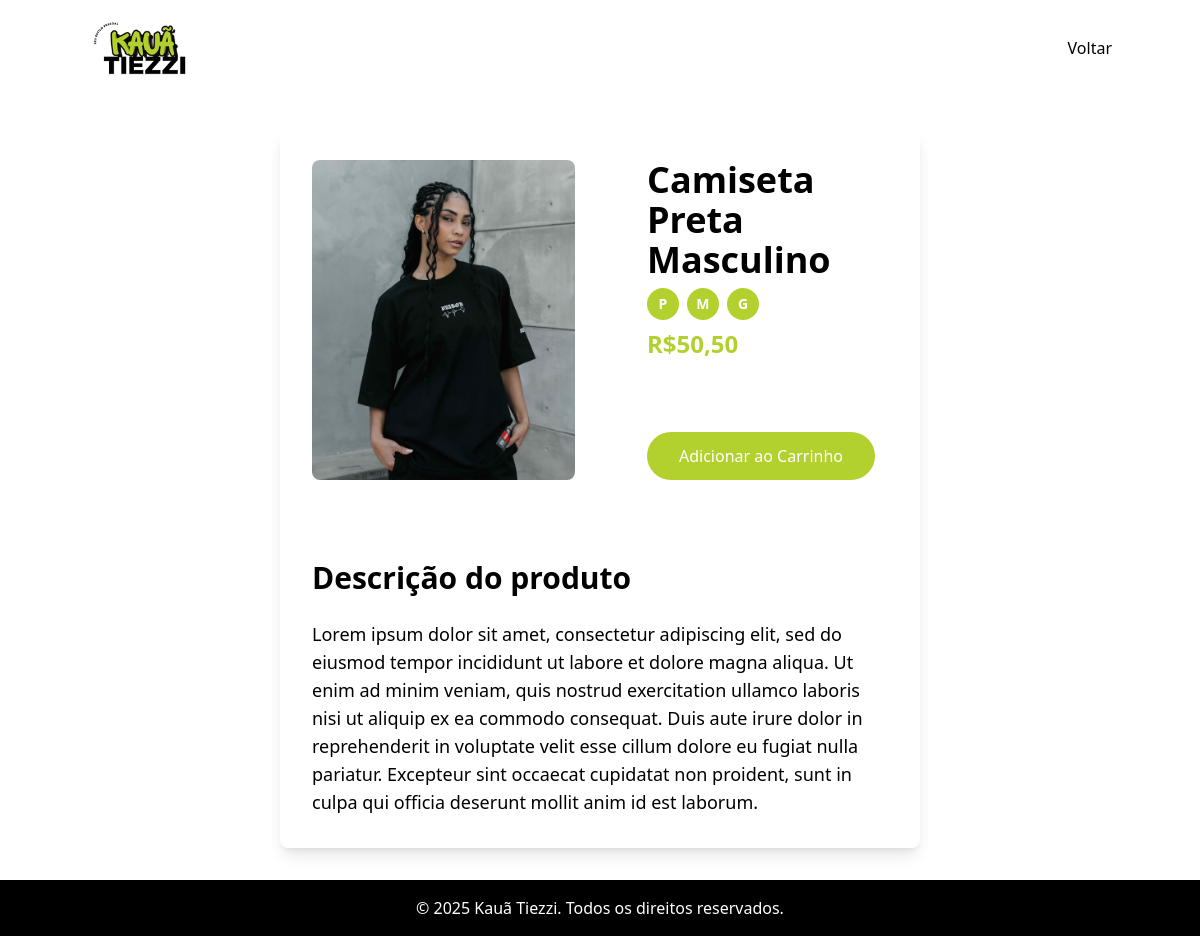
The app's page /produto/2 with its own data.
### tables this page shows
CREATE TABLE "produtos" (
    id INTEGER PRIMARY KEY AUTOINCREMENT,
    nome TEXT NOT NULL,
    descricao TEXT,
    preco REAL,
    imagem TEXT,
    tamanhos TEXT,
    categoria_id INTEGER,
    FOREIGN KEY (categoria_id) REFERENCES categorias(id)
);

### app.py (the view)
@app.route('/produto/<int:id>')
def detalhe_produto(id):
    conn = sqlite3.connect('store.db')
    conn.row_factory = sqlite3.Row  # Isso permite acessar as colunas por nome
    c = conn.cursor()
    c.execute('SELECT * FROM produtos WHERE id = ?', (id,))
    produto = c.fetchone()
    conn.close()
    if produto:
        return render_template('detalhe-produto.html', produto=produto)
    else:
        return "Produto não encontrado", 404

### templates/detalhe-produto.html (shortened to what this page needs)
<!DOCTYPE html>
<html lang="en">
  <head>
    <script src="https://cdn.tailwindcss.com"></script>
    <link
      href="https://cdn.jsdelivr.net/npm/flyonui@1.3.0/dist/full.min.css"
      rel="stylesheet"
    />
    <link
      href="https://cdn.jsdelivr.net/npm/flowbite@2.5.2/dist/flowbite.min.css"
      rel="stylesheet"
    />
  </head>
  <body class="bg-lightGray min-h-screen flex flex-col">
    <nav class="bg-lightGray p-4 text-white">
      <div class="container mx-auto flex justify-between items-center">
        <a href="/" class="text-xl font-bold flex items-center">
          <img
            src="{{ url_for('static', filename='img/logo.png') }}"
            alt="Online Store Logo"
            class="h-16"
          />
        </a>
        <div class="flex space-x-8">
          <a
            href="/"
            class="text-black hover:text-verde transition ease-in-out delay-80"
            >Voltar</a
          >
        </div>
      </div>
    </nav>
    <div class="container mx-auto p-8 flex justify-center flex-grow">
      <div
        class="bg-white p-8 rounded-lg shadow-lg w-full md:w-3/4 lg:w-2/3 flex flex-col gap-12"
      >
        <div class="flex flex-col md:flex-row gap-12">
          <div class="md:w-1/2 flex justify-start mb-8 md:mb-0">
            <img
              src="{{ url_for('static', filename='produtos/' + produto['imagem']) }}"
              alt="{{ produto['nome'] }}"
              class="w-full h-80 object-cover rounded-lg"
            />
          </div>
          <div class="md:w-1/2 md:pl-6 flex flex-col justify-between">
            <h2 class="text-4xl font-semibold text-black">
              {{ produto['nome'] }}
            </h2>
            {% if produto.tamanhos %}
            <div class="flex gap-2">
              {% for tamanho in produto.tamanhos.split(',') %}
              <span
                class="w-8 h-8 flex items-center justify-center rounded-full bg-verde text-white font-bold text-sm"
              >
                {{ tamanho.strip() }}
              </span>
              {% endfor %}
            </div>
            {% endif %}
            <p class="text-2xl font-semibold text-verde mb-8">
              R${{ "%.2f"|format(produto['preco']) | replace('.', ',') }}
            </p>
            <form action="/adicionar-carrinho" method="POST">
              <button
                type="submit"
                class="bg-verde text-white py-3 px-8 rounded-full hover:bg-black transition duration-300 mt-8"
              >
                Adicionar ao Carrinho
              </button>
            </form>
          </div>
        </div>
        <div class="mt-8 flex-grow">
          <h3 class="text-3xl font-semibold text-black mb-6">
            Descrição do produto
          </h3>
          <p class="text-lg text-black">{{ produto['descricao'] }}</p>
        </div>
      </div>
    </div>
    <footer class="bg-black text-white text-center py-4 w-full mt-auto">
      <p>&copy; 2025 Kauã Tiezzi. Todos os direitos reservados.</p>
    </footer>
  </body>
</html>

### templates/detalhe-produto.html (style rules this page uses)
html, body { height: 100%; }
.container { flex-grow: 1; }

### records on screen
produtos: imagem (picture), nome "Camiseta Preta Masculino", preco "50,50", descricao "Lorem ipsum dolor sit amet, consectetur adipiscing elit, sed do eiusmod tempor incididunt ut labore et dolore magna aliqua. Ut enim ad minim veniam, quis nostrud exercitation ullamco laboris nisi ut aliquip ex ea commodo consequat. Duis aute irure dolor in reprehenderit in voluptate velit esse cillum dolore eu fugiat nulla pariatur. Excepteur sint occaecat cupidatat non proident, sunt in culpa qui officia deserunt mollit anim id est laborum."

### other values on screen
{{ tamanho.strip() }} "P" "M" "G"
